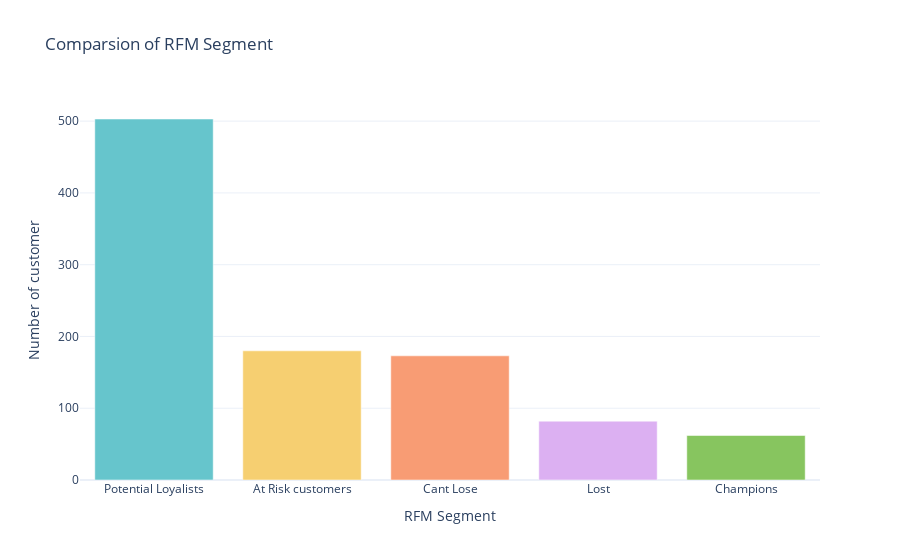

The code cell stored with this chart in its notebook:
### Code cell
segment_counts = df['RFM Customer Segments'].value_counts()

fig = go.Figure(data=[go.Bar(x=segment_counts.index,
                           y=segment_counts.values,
                           marker=dict(color=pastel_colors))])

fig.update_layout(title='Comparsion of RFM Segment',
                  xaxis_title='RFM Segment',
                  yaxis_title='Number of customer',
                  showlegend=False)
fig.show()

### Figure 1 — Plotly figure (JSON) as saved in the notebook; plotly's stock layout.template omitted (floating-point values rounded to 4 significant figures)
{"data": [{"marker": {"color": ["rgb(102, 197, 204)", "rgb(246, 207, 113)", "rgb(248, 156, 116)", "rgb(220, 176, 242)", "rgb(135, 197, 95)", "rgb(158, 185, 243)", "rgb(254, 136, 177)", "rgb(201, 219, 116)", "rgb(139, 224, 164)", "rgb(180, 151, 231)", "rgb(179, 179, 179)"]}, "type": "bar", "x": ["Potential Loyalists", "At Risk customers", "Cant Lose", "Lost", "Champions"], "y": [503, 180, 173, 82, 62]}], "layout": {"autosize": true, "showlegend": false, "title": {"text": "Comparsion of RFM Segment"}, "xaxis": {"autorange": true, "range": [-0.5, 4.5], "title": {"text": "RFM Segment"}, "type": "category"}, "yaxis": {"autorange": true, "range": [0, 529.5], "title": {"text": "Number of customer"}, "type": "linear"}}}
